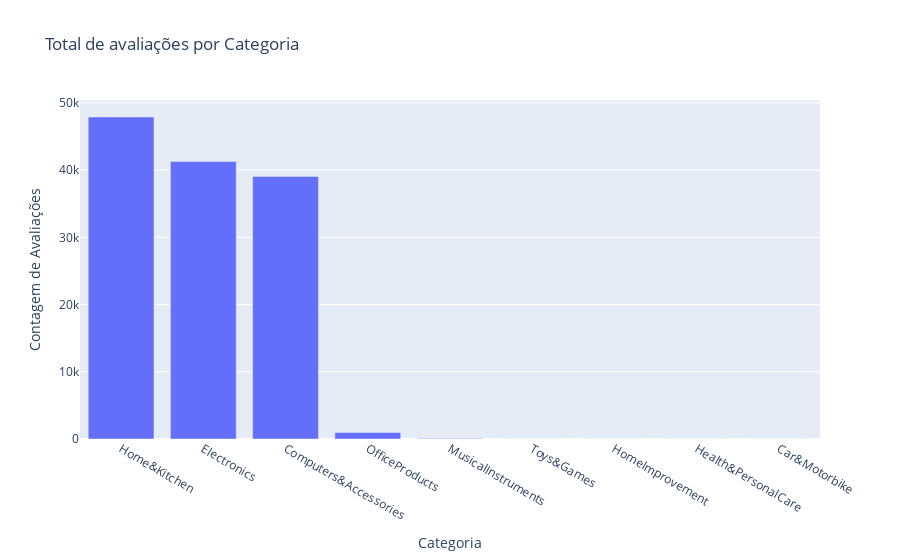

The code cell stored with this chart in its notebook:
### Markdown cell above
Quais são as categorias mais avaliadas?

### Code cell
# Plot the main_category with the highest number of ratings_count
df_main_category = df.groupby(
    "main_category")["rating_count"].sum().reset_index()
df_main_category = df_main_category.sort_values(
    "rating_count", ascending=False)

fig = go.Figure()
fig.add_trace(
    go.Bar(x=df_main_category["main_category"],
           y=df_main_category["rating_count"]))
fig.update_layout(title="Total de avaliações por Categoria",
                  xaxis_title="Categoria",
                  yaxis_title="Contagem de Avaliações")
fig.show()

### Figure 1 — Plotly figure (JSON) as saved in the notebook; plotly's stock layout.template omitted (floating-point values rounded to 4 significant figures)
{"data": [{"type": "bar", "x": ["Home&Kitchen", "Electronics", "Computers&Accessories", "OfficeProducts", "MusicalInstruments", "Toys&Games", "HomeImprovement", "Health&PersonalCare", "Car&Motorbike"], "y": [47910.0, 41270.0, 39070.0, 955.9, 88.88, 15.87, 8.566, 3.663, 1.118]}], "layout": {"title": {"text": "Total de avaliações por Categoria"}, "xaxis": {"title": {"text": "Categoria"}}, "yaxis": {"title": {"text": "Contagem de Avaliações"}}}}
